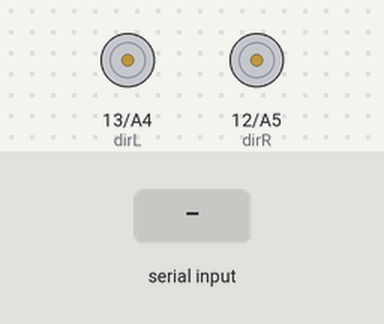
Simulated run of this sketch. Board: Arduino Uno, built with avr-gcc and run on an emulated ATmega328P. Shown: direction and speed pins drawn as motors (green arrow = direction pin HIGH = forward, orange = LOW = backward, longer = more drive). Inputs (shaded band) come from the test bench.

Above: at 1.2 s.
1.3 s: "1" received over the second serial link
At 1.6 s:
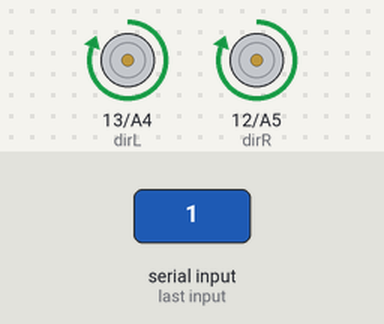
2.8 s: "3" received over the second serial link
At 3.9 s:
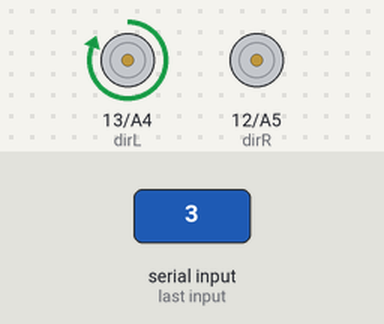
4.3 s: "4" received over the second serial link
At 5.0 s:
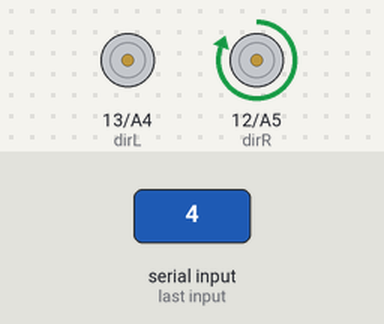
5.8 s: "2" received over the second serial link
At 6.2 s:
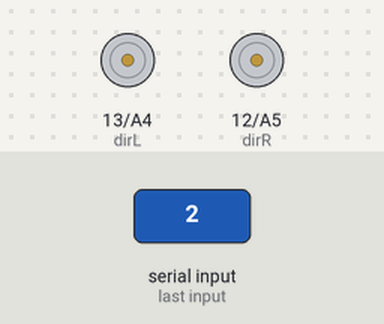
Timing chart, 0 to 8.3 s (numbered marks = the images above; inputs shaded):
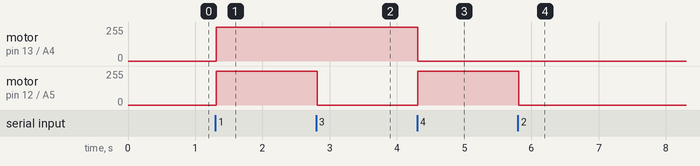

Measured:
- after the input at 1.3 s, motor on pin 13 (dirL) / A4 (pwmL), motor on pin 12 (dirR) / A5 (pwmR): stopped → forward 255/255 at once
- after the input at 2.8 s, motor on pin 12 (dirR) / A5 (pwmR): forward 255/255 → stopped at once
- after the input at 4.3 s, motor on pin 13 (dirL) / A4 (pwmL): forward 255/255 → stopped at once; motor on pin 12 (dirR) / A5 (pwmR): stopped → forward 255/255 at once
- after the input at 5.8 s, motor on pin 12 (dirR) / A5 (pwmR): forward 255/255 → stopped at once

The sketch:

Technocrats_Motor_Driver_Sketch.ino
```cpp
#include <SoftwareSerial.h>
char c;
int pwmL=A4;
int dirL=13;
int pwmR=A5;
int dirR=12;
SoftwareSerial BT(10,11);   // ( RX , TX )
void setup() {
  Serial.begin(9600);
  BT.begin(9600);
  pinMode(pwmL, OUTPUT);
  pinMode(dirL, OUTPUT);
  pinMode(pwmR, OUTPUT);
  pinMode(dirR, OUTPUT);

}
//-----------------------------------------------------------------------//
void loop() {
  while (BT.available()>0){  //Check if there is an available byte to read
  delay(10); //Delay added to make thing stable
  c = BT.read(); //Conduct a serial read


    BT.println(c);


  if(c == '1') //forward
  {
    analogWrite(pwmL,250);
    digitalWrite (dirL,1);
    analogWrite(pwmR,250);
    digitalWrite(dirR,1);
  }

  else if(c == '2') //stop
  {
    analogWrite(pwmL, 0);
    digitalWrite(dirL, 0);
    analogWrite(pwmR, 0);
    digitalWrite(dirR,0);
  }

  else if (c == '3') //right
  {
    analogWrite (pwmL,180);
    digitalWrite (dirL,1);
    analogWrite (pwmR,0);
    digitalWrite (dirR,0);
  }

  else if ( c == '4') //left
  {
    analogWrite (pwmL,0);
    digitalWrite (dirL,0);
    analogWrite (pwmR,180);
    digitalWrite (dirR,1);
  }
 }
}

void establishContact()
{
  while (BT.available() <= 0) {
    BT.println(c);   // send a capital A
    delay(10);
  }
}
```
